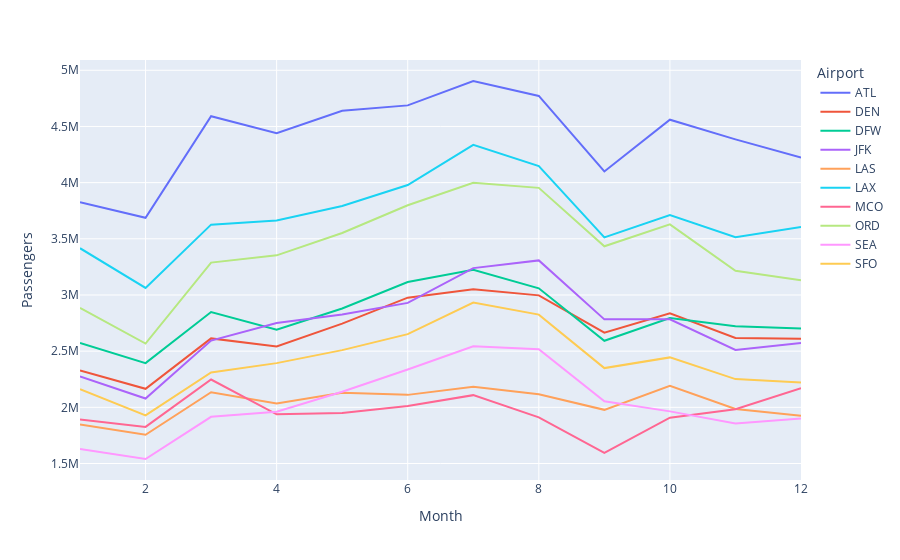

Source (notebook cell):
### Code cell
line_chart_1_comp_option(df = df_airport_traffic_by_month, y_value = 'Passengers',
x_value = 'Airport', time_parameter = 'Month', max_number_to_include = 100, 
number_to_include = 10, compare_by_x_value = True)

### Figure 1 — Plotly figure (JSON) as saved in the notebook; plotly's stock layout.template omitted (floating-point values rounded to 4 significant figures)
{"data": [{"hovertemplate": "Airport=ATL<br>Month=%{x}<br>Passengers=%{y}<extra></extra>", "legendgroup": "ATL", "line": {"color": "#636efa", "dash": "solid"}, "marker": {"symbol": "circle"}, "mode": "lines", "name": "ATL", "orientation": "v", "showlegend": true, "type": "scatter", "x": [1, 2, 3, 4, 5, 6, 7, 8, 9, 10, 11, 12], "xaxis": "x", "y": [3824879, 3687018, 4590900, 4439149, 4639901, 4687560, 4904579, 4771442, 4099331, 4560028, 4384710, 4222367], "yaxis": "y"}, {"hovertemplate": "Airport=DEN<br>Month=%{x}<br>Passengers=%{y}<extra></extra>", "legendgroup": "DEN", "line": {"color": "#EF553B", "dash": "solid"}, "marker": {"symbol": "circle"}, "mode": "lines", "name": "DEN", "orientation": "v", "showlegend": true, "type": "scatter", "x": [1, 2, 3, 4, 5, 6, 7, 8, 9, 10, 11, 12], "xaxis": "x", "y": [2327819, 2165143, 2613448, 2541117, 2745321, 2976262, 3050839, 2996584, 2665261, 2837765, 2617870, 2611354], "yaxis": "y"}, {"hovertemplate": "Airport=DFW<br>Month=%{x}<br>Passengers=%{y}<extra></extra>", "legendgroup": "DFW", "line": {"color": "#00cc96", "dash": "solid"}, "marker": {"symbol": "circle"}, "mode": "lines", "name": "DFW", "orientation": "v", "showlegend": true, "type": "scatter", "x": [1, 2, 3, 4, 5, 6, 7, 8, 9, 10, 11, 12], "xaxis": "x", "y": [2572885, 2393870, 2848048, 2691512, 2879993, 3116031, 3224734, 3059516, 2592544, 2794954, 2722210, 2701446], "yaxis": "y"}, {"hovertemplate": "Airport=JFK<br>Month=%{x}<br>Passengers=%{y}<extra></extra>", "legendgroup": "JFK", "line": {"color": "#ab63fa", "dash": "solid"}, "marker": {"symbol": "circle"}, "mode": "lines", "name": "JFK", "orientation": "v", "showlegend": true, "type": "scatter", "x": [1, 2, 3, 4, 5, 6, 7, 8, 9, 10, 11, 12], "xaxis": "x", "y": [2275988, 2078023, 2594387, 2751432, 2825684, 2929443, 3239169, 3307778, 2782974, 2782937, 2510559, 2572066], "yaxis": "y"}, {"hovertemplate": "Airport=LAS<br>Month=%{x}<br>Passengers=%{y}<extra></extra>", "legendgroup": "LAS", "line": {"color": "#FFA15A", "dash": "solid"}, "marker": {"symbol": "circle"}, "mode": "lines", "name": "LAS", "orientation": "v", "showlegend": true, "type": "scatter", "x": [1, 2, 3, 4, 5, 6, 7, 8, 9, 10, 11, 12], "xaxis": "x", "y": [1847910, 1755466, 2134625, 2034931, 2129204, 2110987, 2182330, 2116548, 1977709, 2191911, 1985524, 1924988], "yaxis": "y"}, {"hovertemplate": "Airport=LAX<br>Month=%{x}<br>Passengers=%{y}<extra></extra>", "legendgroup": "LAX", "line": {"color": "#19d3f3", "dash": "solid"}, "marker": {"symbol": "circle"}, "mode": "lines", "name": "LAX", "orientation": "v", "showlegend": true, "type": "scatter", "x": [1, 2, 3, 4, 5, 6, 7, 8, 9, 10, 11, 12], "xaxis": "x", "y": [3416154, 3062841, 3626052, 3662259, 3792695, 3978306, 4336318, 4147679, 3512724, 3711690, 3515002, 3604990], "yaxis": "y"}, {"hovertemplate": "Airport=MCO<br>Month=%{x}<br>Passengers=%{y}<extra></extra>", "legendgroup": "MCO", "line": {"color": "#FF6692", "dash": "solid"}, "marker": {"symbol": "circle"}, "mode": "lines", "name": "MCO", "orientation": "v", "showlegend": true, "type": "scatter", "x": [1, 2, 3, 4, 5, 6, 7, 8, 9, 10, 11, 12], "xaxis": "x", "y": [1890900, 1825807, 2247688, 1938193, 1949746, 2010938, 2108520, 1910983, 1594898, 1907727, 1983284, 2170095], "yaxis": "y"}, {"hovertemplate": "Airport=ORD<br>Month=%{x}<br>Passengers=%{y}<extra></extra>", "legendgroup": "ORD", "line": {"color": "#B6E880", "dash": "solid"}, "marker": {"symbol": "circle"}, "mode": "lines", "name": "ORD", "orientation": "v", "showlegend": true, "type": "scatter", "x": [1, 2, 3, 4, 5, 6, 7, 8, 9, 10, 11, 12], "xaxis": "x", "y": [2884687, 2567559, 3288389, 3352828, 3551358, 3798302, 3999587, 3953498, 3433187, 3628548, 3215571, 3131338], "yaxis": "y"}, {"hovertemplate": "Airport=SEA<br>Month=%{x}<br>Passengers=%{y}<extra></extra>", "legendgroup": "SEA", "line": {"color": "#FF97FF", "dash": "solid"}, "marker": {"symbol": "circle"}, "mode": "lines", "name": "SEA", "orientation": "v", "showlegend": true, "type": "scatter", "x": [1, 2, 3, 4, 5, 6, 7, 8, 9, 10, 11, 12], "xaxis": "x", "y": [1629429, 1540176, 1915397, 1960140, 2138247, 2336637, 2543168, 2517586, 2053833, 1964009, 1856474, 1899946], "yaxis": "y"}, {"hovertemplate": "Airport=SFO<br>Month=%{x}<br>Passengers=%{y}<extra></extra>", "legendgroup": "SFO", "line": {"color": "#FECB52", "dash": "solid"}, "marker": {"symbol": "circle"}, "mode": "lines", "name": "SFO", "orientation": "v", "showlegend": true, "type": "scatter", "x": [1, 2, 3, 4, 5, 6, 7, 8, 9, 10, 11, 12], "xaxis": "x", "y": [2161107, 1927784, 2310560, 2393574, 2509081, 2651570, 2932408, 2825340, 2349385, 2444480, 2251470, 2220075], "yaxis": "y"}], "layout": {"legend": {"title": {"text": "Airport"}, "tracegroupgap": 0}, "margin": {"t": 60}, "xaxis": {"anchor": "y", "domain": [0, 1], "title": {"text": "Month"}}, "yaxis": {"anchor": "x", "domain": [0, 1], "title": {"text": "Passengers"}}}}
